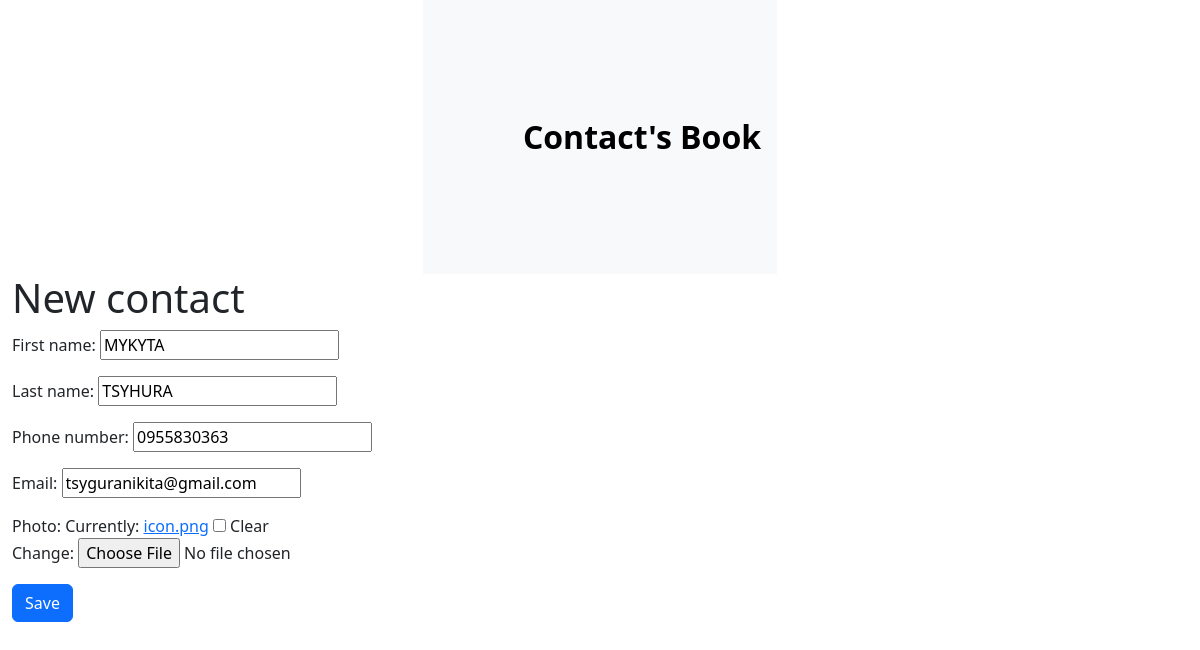
Page /edit/1/ on the committed database.
### app/models.py (models this page shows, shortened)
class Contact(models.Model):
     first_name = models.CharField(max_length=50)
     last_name = models.CharField(max_length=50)
     phone_number = models.CharField(max_length=15)
     email = models.EmailField()
     photo = models.ImageField(
          upload_to='contacts_photo/',  # Шлях до папки, де зберігатимуться
          default = 'icon.png',  # Стандартне зображення, якщо користувач не
          blank = True,  # Дозволяє залишати це поле порожнім
          null = True  # Дозволяє зберігати значення NULL у базі даних
     )

### app/views.py (the view)
# urls.py: path('edit/<int:pk>/', views.edit_contact, name='edit_contact'),
def edit_contact(request, pk):
    contact = get_object_or_404(Contact, pk=pk)
    if request.method == 'POST':
        form = ContactsForms(request.POST, request.FILES, instance=contact)
        if form.is_valid():
            form.save()
            return redirect('contact_list')
    else:
        form = ContactsForms(instance=contact)
    return render(request, 'contact_form.html', {'form': form})

### app/forms.py
class ContactsForms (forms.ModelForm):
    class Meta:
        model = Contact
        fields = ['first_name', 'last_name', 'phone_number', 'email', 'photo']

### app/templates/contact_form.html (shortened to what this page needs)
{% extends 'base.html' %}
{% block content %}
 <h1>{% if contact %}Change{% else %}New{% endif %} contact</h1>
 <form method="post" enctype="multipart/form-data">
 {{ form.as_p }}
 <button type="submit" class="btn btn-primary">Save</button>
 </form>
{% endblock %}

### app/static/css/styles.css (style rules this page uses)
body { display: flex; flex-direction: column; align-items: center; background: #f5f5f5; font-family: Arial, sans-serif; }

### rows in the picture
Contact: first_name "MYKYTA", last_name "TSYHURA", phone_number "0955830363", email "tsyguranikita@gmail.com"
